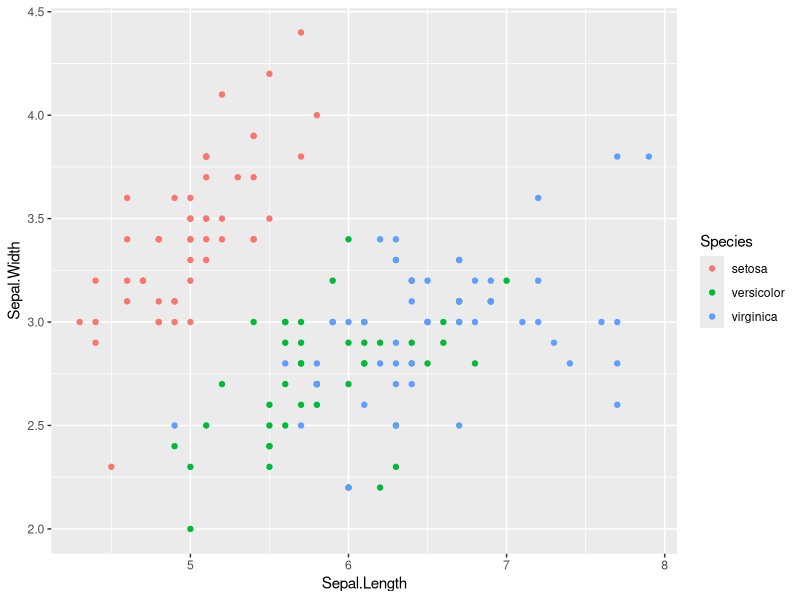
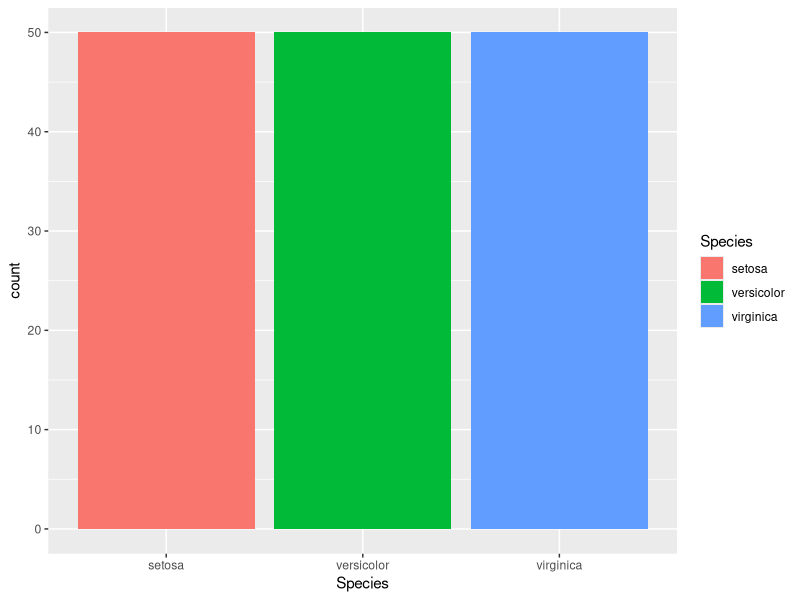
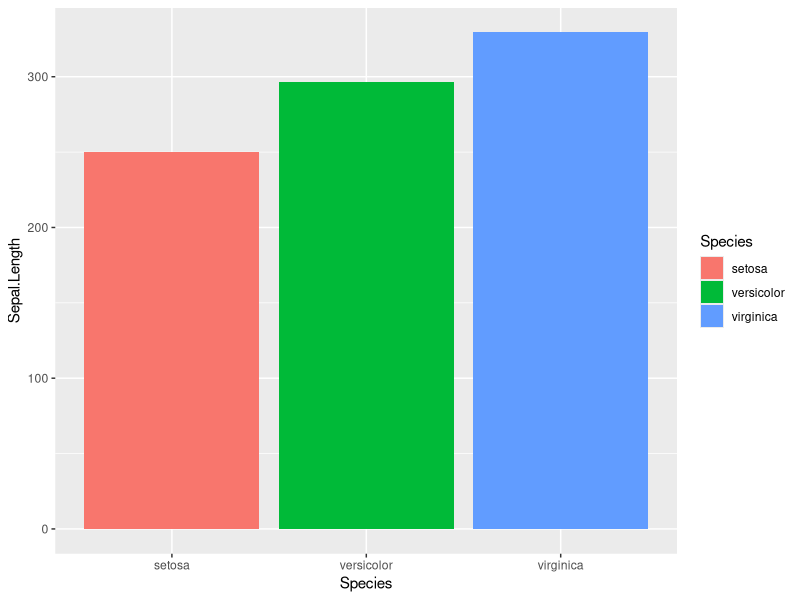
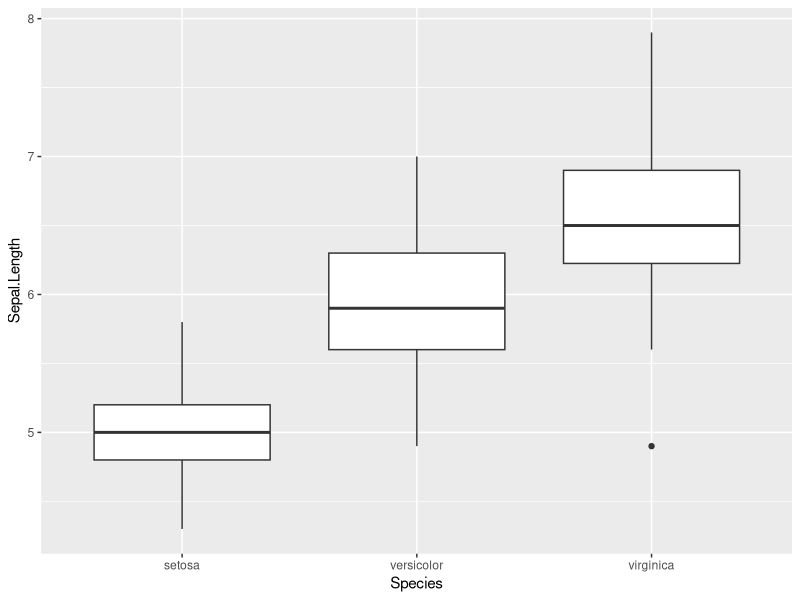
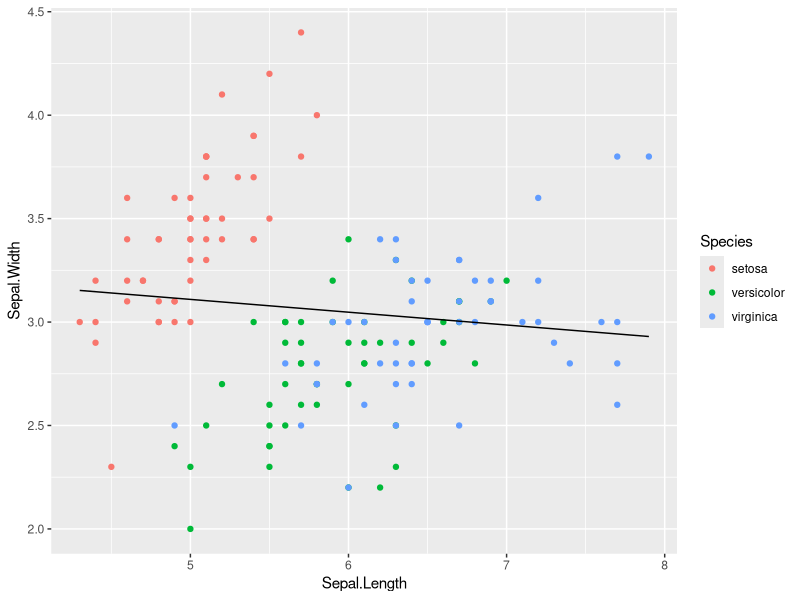
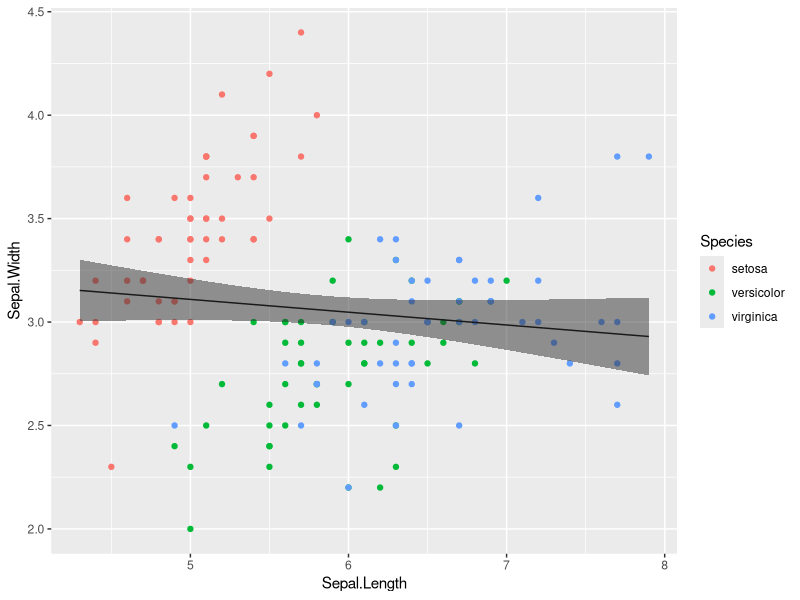

Source code (R) for these figures, in order:
# ggplot2 examples
# ================
# install.packages("ggplot2")
library("data.table")
library("ggplot2")

# we use the built-in iris data in this demo


# 1. scatter plot -----------------------------------------------------------
# Sepal.Length (x) vs Sepal.Width (y), colored by Species: geom_point
ggplot(iris, aes(x = Sepal.Length, y = Sepal.Width, color = Species)) +
  geom_point()


# 2. bar plot ----------------------------------------------------------------
# count the rows for each Species: geom_bar
ggplot(iris, aes(x = Species, fill = Species)) +
  geom_bar()

# plot a value column directly: geom_col
ggplot(iris, aes(x = Species, y = Sepal.Length, fill = Species)) +
  geom_col()

# 3. box plot ----------------------------------------------------------------
# variation of Sepal.Length across Species: geom_boxplot (try fill)
ggplot(iris, aes(x = Species, y = Sepal.Length)) +
  geom_boxplot()

# 4. line plot ---------------------------------------------------------------
# fit Sepal.Width ~ Sepal.Length with lm (check summary)
mod <- lm(Sepal.Width ~ Sepal.Length, iris)
summary(mod)

# convert iris to a data.table (remember copy!) and
# add the prediction as a column with :=
dt_iris <- setDT(copy(iris))
dt_iris[, pred_sepal_width := predict(mod, dt_iris)]

# plot the points and the fitted line on top
ggplot(dt_iris, aes(x = Sepal.Length)) +
  geom_point(aes(y = Sepal.Width, color = Species)) +
  geom_line(aes(y = pred_sepal_width))


# 5. line with uncertainty -----------------------------------------------------
# get the confidence interval: predict(..., interval = "confidence")
# rename lwr/upr and cbind them to the data.table
pred_with_uncertainty <- predict(mod, iris, interval = "confidence")
uncertainty <- pred_with_uncertainty[, c("lwr", "upr")]
colnames(uncertainty) <- c("pred_sepal_width_lwr", "pred_sepal_width_upr")
dt_iris <- cbind(dt_iris, uncertainty)

# add geom_ribbon with ymin/ymax (try alpha)
ggplot(dt_iris, aes(x = Sepal.Length)) +
  geom_point(aes(y = Sepal.Width, color = Species)) +
  geom_line(aes(y = pred_sepal_width)) +
  geom_ribbon(aes(ymin = pred_sepal_width_lwr, ymax = pred_sepal_width_upr), alpha = 0.5)
